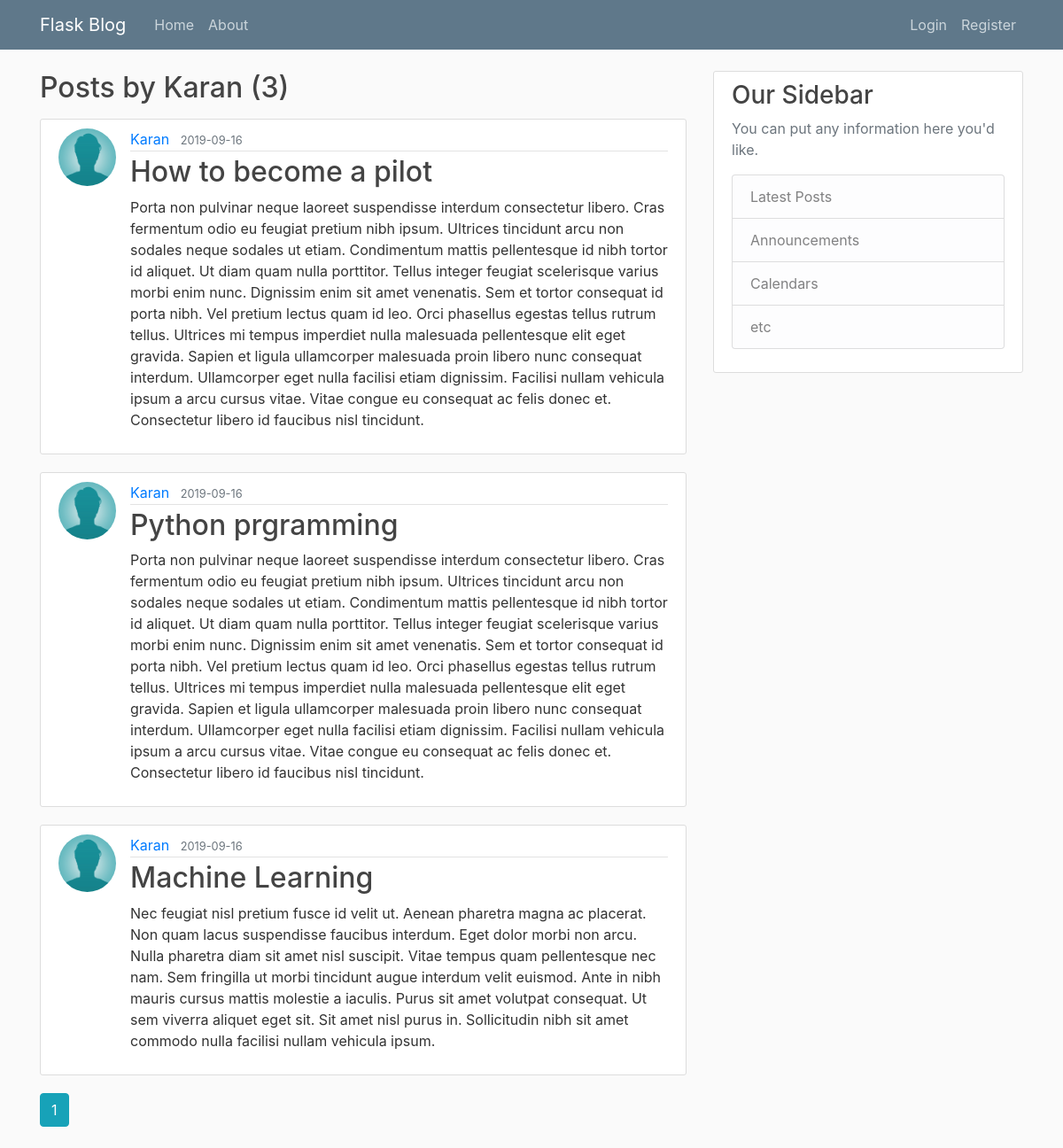
Page /user/Karan on the committed database.
### flaskblog/models.py (models this page shows, shortened)
class User(db.Model, UserMixin):
    id = db.Column(db.Integer, primary_key=True)
    username = db.Column(db.String(20), unique=True, nullable=False)
    email = db.Column(db.String(120), unique=True, nullable=False)
    image_file = db.Column(db.String(20), nullable=False, default='default.jpg')
    password = db.Column(db.String(60), nullable=False)
    posts = db.relationship('Post', backref='author', lazy=True)

class Post(db.Model):
    id = db.Column(db.Integer, primary_key=True)
    title = db.Column(db.String(100), nullable=False)
    date_posted = db.Column(db.DateTime, nullable=False, default=datetime.utcnow)
    content = db.Column(db.Text, nullable=False)
    user_id = db.Column(db.Integer, db.ForeignKey('user.id'), nullable=False)

### flaskblog/routes.py (the view)
@app.route('/user/<string:username>')
def user_posts(username):
    page = request.args.get('page', 1, type=int)
    user = User.query.filter_by(username=username).first_or_404()
    posts = Post.query.filter_by(author=user)\
                .order_by(Post.date_posted.desc())\
                .paginate(page=page, per_page=5)
    return render_template('user_posts.html', posts=posts, user=user)

### flaskblog/templates/user_posts.html (shortened to what this page needs)
{% extends "layout.html" %}
{% block content %}
    <h2 class="mb-3">Posts by {{ user.username }} ({{ posts.total }})</h2>
    {% for post in posts.items %}
        <article class="media content-section">
            <img class="rounded-circle article-img" src="{{ url_for('static', filename='profile_pics/' + post.author.image_file) }}">
          <div class="media-body">
            <div class="article-metadata">
              <a class="mr-2" href="{{ url_for('user_posts', username=post.author.username) }}">{{ post.author.username }}</a>
              <small class="text-muted">{{ post.date_posted.strftime('%Y-%m-%d') }}</small>
            </div>
            <h2><a class="article-title" href="{{ url_for('post', post_id=post.id) }}">{{ post.title }}</a></h2>
            <p class="article-content">{{ post.content }}</p>
          </div>
        </article>
    {% endfor %}
    {% for page_num in posts.iter_pages(left_edge=1, right_edge=1, left_current=1, right_current=2) %}
        {% if page_num %}
            {% if posts.page == page_num %}
                <a href="{{ url_for('user_posts', username=user.username, page=page_num) }}" class="btn btn-info mb-4">{{ page_num }}</a>
            {% else %}
                <a href="{{ url_for('user_posts', username=user.username, page=page_num) }}" class="btn btn-outline-info mb-4">{{ page_num }}</a>
            {% endif %}
        {% endif %}
    {% endfor %}
{% endblock content %}

### flaskblog/static/main.css (style rules this page uses)
body { background: #fafafa; color: #333333; margin-top: 5rem; }
h1, h2, h3, h4, h5, h6 { color: #444444; }
.content-section { background: #ffffff; padding: 10px 20px; border: 1px solid #dddddd; border-radius: 3px; margin-bottom: 20px; }
.article-title { color: #444444; }
.article-content { white-space: pre-line; }
.article-img { height: 65px; width: 65px; margin-right: 16px; }
.article-metadata { padding-bottom: 1px; margin-bottom: 4px; border-bottom: 1px solid #e3e3e3 }

### rows in the picture
User: username "Karan"
Post: image_file (placeholder picture), author.username "Karan", date_posted "2019-09-16", title "How to become a pilot", content "Porta non pulvinar neque laoreet suspendisse interdum consectetur libero. Cras fermentum odio eu feugiat pretium nibh ipsum. Ultrices tincidunt arcu non sodales neque sodales ut etiam. Condimentum mattis pellentesque id nibh tortor id aliquet. Ut diam quam nulla porttitor. Tellus integer feugiat scelerisque varius morbi enim nunc. Dignissim enim sit amet venenatis. Sem et tortor consequat id porta nibh. Vel pretium lectus quam id leo. Orci phasellus egestas tellus rutrum tellus. Ultrices mi tempus imperdiet nulla malesuada pellentesque elit eget gravida. Sapien et ligula ullamcorper malesuada proin libero nunc consequat interdum. Ullamcorper eget nulla facilisi etiam dignissim. Facilisi…"
Post: image_file (placeholder picture), author.username "Karan", date_posted "2019-09-16", title "Python prgramming", content "Porta non pulvinar neque laoreet suspendisse interdum consectetur libero. Cras fermentum odio eu feugiat pretium nibh ipsum. Ultrices tincidunt arcu non sodales neque sodales ut etiam. Condimentum mattis pellentesque id nibh tortor id aliquet. Ut diam quam nulla porttitor. Tellus integer feugiat scelerisque varius morbi enim nunc. Dignissim enim sit amet venenatis. Sem et tortor consequat id porta nibh. Vel pretium lectus quam id leo. Orci phasellus egestas tellus rutrum tellus. Ultrices mi tempus imperdiet nulla malesuada pellentesque elit eget gravida. Sapien et ligula ullamcorper malesuada proin libero nunc consequat interdum. Ullamcorper eget nulla facilisi etiam dignissim. Facilisi…"
Post: image_file (placeholder picture), author.username "Karan", date_posted "2019-09-16", title "Machine Learning", content "Nec feugiat nisl pretium fusce id velit ut. Aenean pharetra magna ac placerat. Non quam lacus suspendisse faucibus interdum. Eget dolor morbi non arcu. Nulla pharetra diam sit amet nisl suscipit. Vitae tempus quam pellentesque nec nam. Sem fringilla ut morbi tincidunt augue interdum velit euismod. Ante in nibh mauris cursus mattis molestie a iaculis. Purus sit amet volutpat consequat. Ut sem viverra aliquet eget sit. Sit amet nisl purus in. Sollicitudin nibh sit amet commodo nulla facilisi nullam vehicula ipsum."

### other values in the picture
{{ posts.total }} "3"
{{ page_num }} "1"
